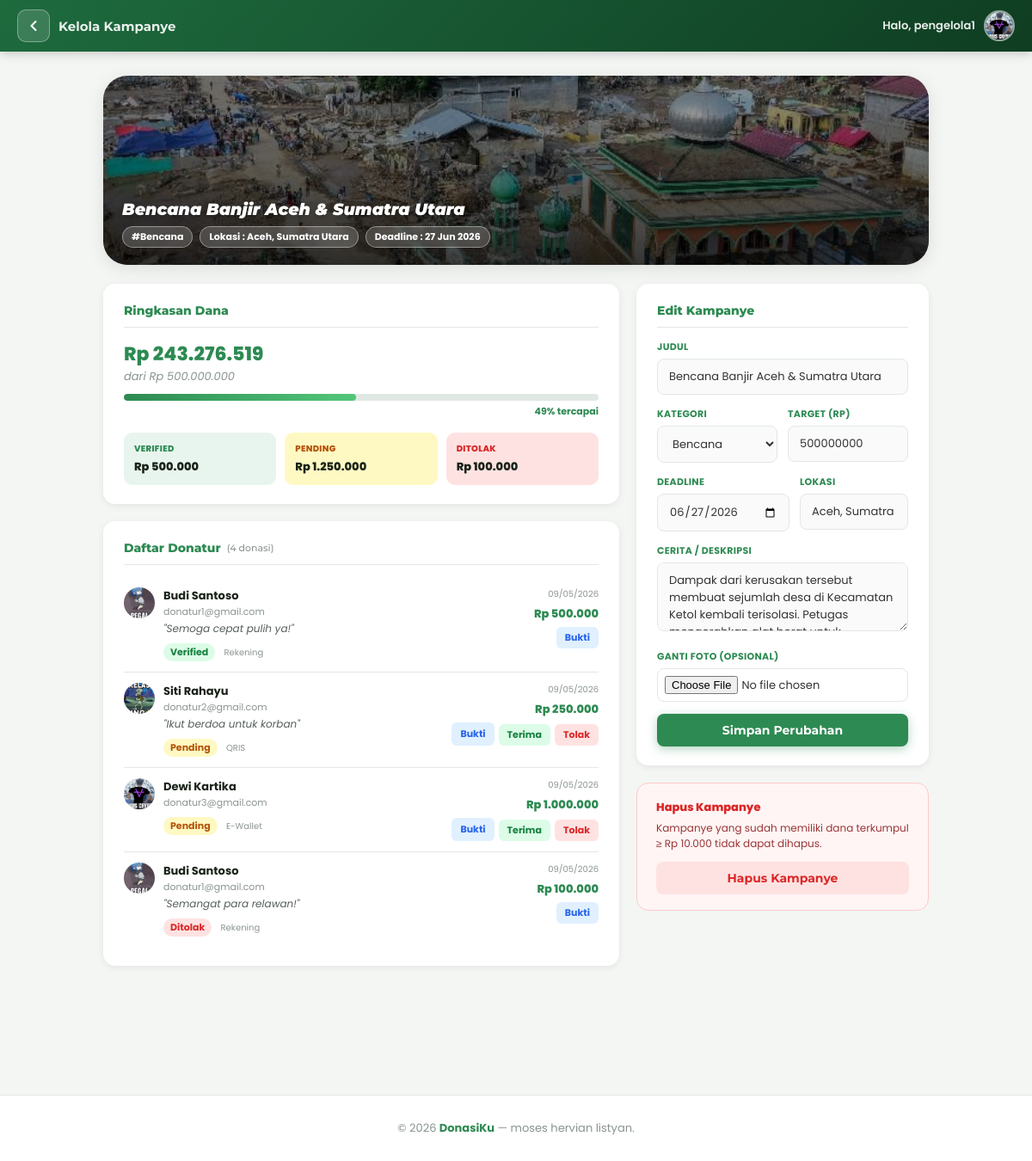
/pages/detail_kelola.php?id=1 (signed in), run on an earlier commit of the app's database.
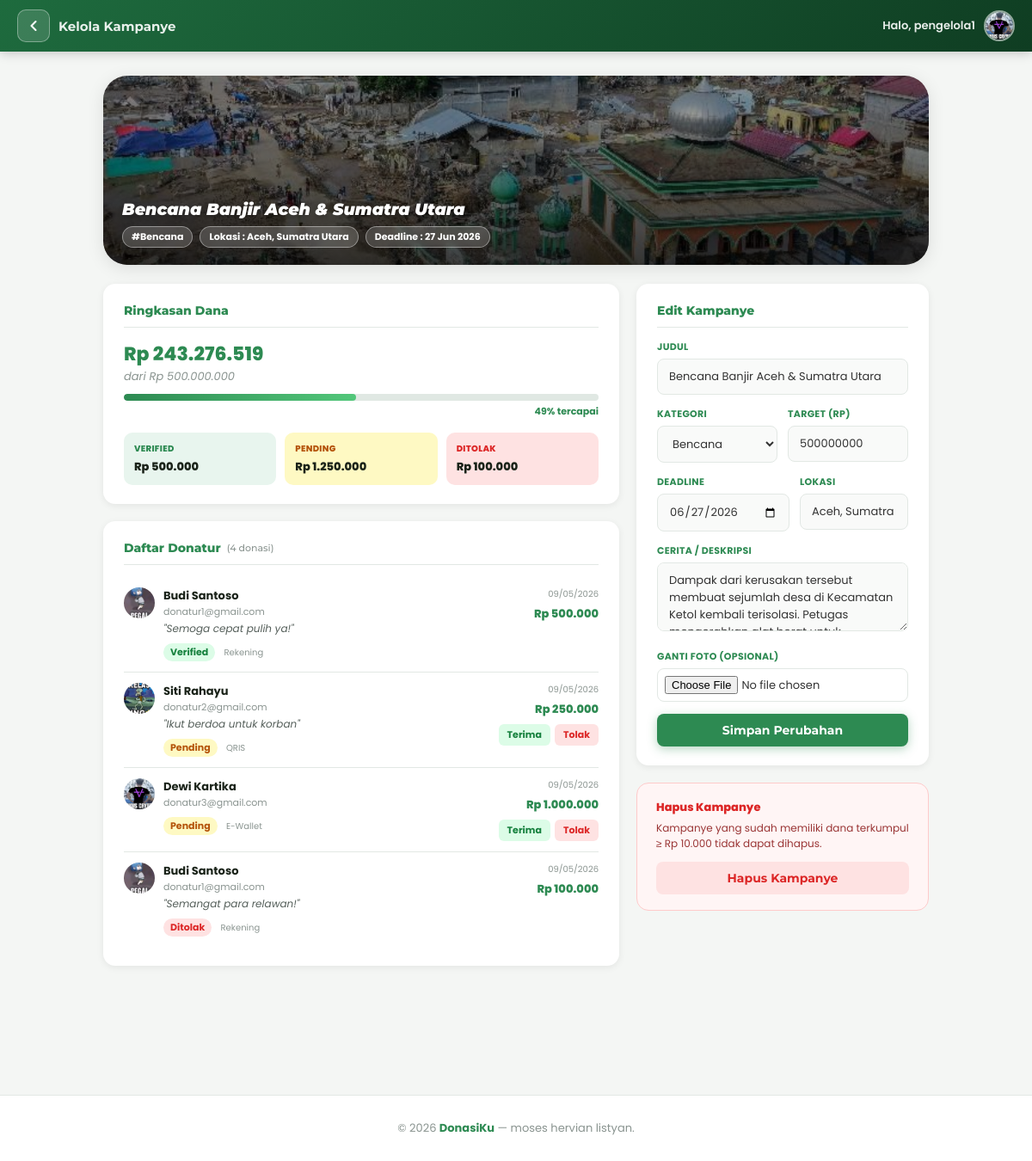
And on a later commit of the database.
### tables this page shows
CREATE TABLE kampanye (
  id            INT UNSIGNED     AUTO_INCREMENT PRIMARY KEY,
  pengelola_id  INT UNSIGNED     NOT NULL,
  judul         VARCHAR(255)     NOT NULL,
  cerita        TEXT             NOT NULL,
  kategori      ENUM('Bencana','Pendidikan','Kesehatan','FasilitasUmum') NOT NULL,
  lokasi        VARCHAR(160)     NOT NULL,
  target_dana   BIGINT UNSIGNED  NOT NULL DEFAULT 0,
  terkumpul     BIGINT UNSIGNED  NOT NULL DEFAULT 0,
  deadline      DATE             NOT NULL,
  foto_path     VARCHAR(255)     NOT NULL DEFAULT 'assets/contoh1.jpg',
  metode_json   JSON             DEFAULT NULL,
  no_rekening   VARCHAR(120)     DEFAULT NULL,
  no_ewallet    VARCHAR(120)     DEFAULT NULL,
  no_btc        VARCHAR(200)     DEFAULT NULL,
  qris_path     VARCHAR(255)     DEFAULT NULL,
  status        ENUM('aktif','selesai','ditutup') NOT NULL DEFAULT 'aktif',
  created_at    TIMESTAMP        DEFAULT CURRENT_TIMESTAMP,
  updated_at    TIMESTAMP        DEFAULT CURRENT_TIMESTAMP ON UPDATE CURRENT_TIMESTAMP,
  FOREIGN KEY (pengelola_id) REFERENCES users(id) ON DELETE CASCADE
);

CREATE TABLE donasi (
  id            INT UNSIGNED     AUTO_INCREMENT PRIMARY KEY,
  kampanye_id   INT UNSIGNED     NOT NULL,
  donatur_id    INT UNSIGNED     NOT NULL,
  nominal       BIGINT UNSIGNED  NOT NULL,
  metode        VARCHAR(30)      NOT NULL,
  pesan         TEXT             DEFAULT NULL,
  bukti_path    VARCHAR(255)     DEFAULT NULL,
  status        ENUM('pending','verified','rejected') NOT NULL DEFAULT 'pending',
  created_at    TIMESTAMP        DEFAULT CURRENT_TIMESTAMP,
  updated_at    TIMESTAMP        DEFAULT CURRENT_TIMESTAMP ON UPDATE CURRENT_TIMESTAMP,
  FOREIGN KEY (kampanye_id) REFERENCES kampanye(id) ON DELETE CASCADE,
  FOREIGN KEY (donatur_id)  REFERENCES users(id)    ON DELETE CASCADE
);

CREATE TABLE users (
  id            INT UNSIGNED     AUTO_INCREMENT PRIMARY KEY,
  username      VARCHAR(80)      NOT NULL UNIQUE,
  password      VARCHAR(255)     NOT NULL,
  email         VARCHAR(160)     NOT NULL UNIQUE,
  telepon       VARCHAR(20)      DEFAULT NULL,
  role          ENUM('donatur','pengelola') NOT NULL DEFAULT 'donatur',
  nama_lengkap  VARCHAR(120)     DEFAULT NULL,
  nama_org      VARCHAR(160)     DEFAULT NULL,
  alamat        TEXT             DEFAULT NULL,
  foto_profil   VARCHAR(255)     NOT NULL DEFAULT 'assets/avatar1.jpeg',
  created_at    TIMESTAMP        DEFAULT CURRENT_TIMESTAMP,
  updated_at    TIMESTAMP        DEFAULT CURRENT_TIMESTAMP ON UPDATE CURRENT_TIMESTAMP
);

### koneksi.php (called while the page is built, shortened)
<?php
function rupiah(int $n): string
{
    return 'Rp ' . number_format($n, 0, ',', '.');
}
function pct(int $terkumpul, int $target): int
{
    return min(100, (int) round($terkumpul / $target * 100));
}

### pages/detail_kelola.php (the view, shortened to what the rows shown need)
<?php
include '../koneksi.php';
$user_id = (int)$_SESSION['user_id'];
$kamp_id = intval($_GET['id'] ?? 0);
$kamp = mysqli_fetch_assoc(mysqli_query(
    $koneksi,
    "SELECT * FROM kampanye WHERE id=$kamp_id AND pengelola_id=$user_id LIMIT 1"
));
$don_res = mysqli_query(
    $koneksi,
    "SELECT d.*, u.nama_lengkap, u.email, u.foto_profil
    FROM donasi d JOIN users u ON u.id=d.donatur_id
    WHERE d.kampanye_id=$kamp_id ORDER BY d.created_at DESC"
);
$donasi_list = [];
while ($dr = mysqli_fetch_assoc($don_res)) $donasi_list[] = $dr;
$p = pct((int)$kamp['terkumpul'], (int)$kamp['target_dana']);
?>
<!DOCTYPE html>
<html lang="id">
<head>
    <link rel="stylesheet" href="../style/global.css">
    <link rel="stylesheet" href="../style/detail_kelola.css">
</head>
<body>
    <?php include '_navbar.php'; ?>
    <div class="pg">
        <div class="camp-hero">
            <img src="../<?= htmlspecialchars($kamp['foto_path']) ?>"
                alt="foto" onerror="this.src='../assets/contoh1.jpg'">
            <div class="camp-hero-body">
                <h2><?= htmlspecialchars($kamp['judul']) ?></h2>
                <div class="hbadges">
                    <div class="hb">#<?= htmlspecialchars($kamp['kategori']) ?></div>
                    <div class="hb">Lokasi : <?= htmlspecialchars($kamp['lokasi']) ?></div>
                    <div class="hb">Deadline : <?= date('d M Y', strtotime($kamp['deadline'])) ?></div>
                </div>
            </div>
        </div>
        <div class="two-col">
            <div>
                <div class="sc">
                    <div class="sc-title">Ringkasan Dana</div>
                    <div class="prog-amt"><?= rupiah((int)$kamp['terkumpul']) ?></div>
                    <div class="prog-target">dari <?= rupiah((int)$kamp['target_dana']) ?></div>
                    <div class="progress-bar-wrap">
                        <div class="progress-bar-fill" id="progBar" style="width:0%"></div>
                    </div>
                    <div class="prog-pct"><?= $p ?>% tercapai</div>
                    <div class="sum-grid">
                        <div class="sum-box green">
                        </div>
                        <div class="sum-box yellow">
                        </div>
                        <div class="sum-box red">
                        </div>
                    </div>
                </div>
                <div class="sc">
                    <?php if (empty($donasi_list)): ?>
                        <p style="color:var(--gray-muted);font-size:13px;text-align:center;padding:24px 0;">Belum ada donasi masuk.</p>
                    <?php else: ?>
                        <?php foreach ($donasi_list as $d): ?>
                            <div class="don-item">
                                <img src="../<?= htmlspecialchars($d['foto_profil']) ?>" class="don-av"
                                    alt="av" onerror="this.src='../assets/avatar1.jpeg'">
                                <div class="don-body">
                                    <div class="don-name"><?= htmlspecialchars($d['nama_lengkap'] ?: 'Anonim') ?></div>
                                    <div class="don-email"><?= htmlspecialchars($d['email']) ?></div>
                                    <?php if ($d['pesan']): ?>
                                        <div class="don-pesan">"<?= htmlspecialchars($d['pesan']) ?>"</div>
                                    <?php endif; ?>
                                    <div style="margin-top:4px;">
                                        <span class="sdot <?= $d['status'] ?>">
                                            <?= $d['status'] === 'verified' ? 'Verified' : ($d['status'] === 'pending' ? 'Pending' : 'Ditolak') ?>
                                        </span>
                                        <span style="font-size:10px;color:var(--gray-muted);margin-left:6px;"><?= $d['metode'] ?></span>
                                    </div>
                                </div>
                                <div class="don-right">
                                    <div class="don-date"><?= date('d/m/Y', strtotime($d['created_at'])) ?></div>
                                    <div class="don-nom"><?= rupiah((int)$d['nominal']) ?></div>
                                    <div class="don-actions">
                                        <?php if ($d['bukti_path']): ?>
                                            <button class="btn-bukti-sm"
                                                onclick="showBukti('<?= htmlspecialchars('../' . $d['bukti_path']) ?>')">Bukti</button>
                                        <?php endif; ?>
                                        <?php if ($d['status'] === 'pending'): ?>
                                            <form method="POST" style="display:inline;" onsubmit="return confirm('Terima donasi ini?')">
                                                <button type="submit" class="btn-acc">Terima</button>
                                            </form>
                                            <form method="POST" style="display:inline;" onsubmit="return confirm('Tolak donasi ini?')">
                                                <button type="submit" class="btn-rej">Tolak</button>
                                            </form>
                                        <?php endif; ?>
                                    </div>
                                </div>
                            </div>
                        <?php endforeach; ?>
                    <?php endif; ?>
                </div>
            </div>
            <div>
                <div class="sc">
                    <form method="POST" enctype="multipart/form-data">
                        <div class="fg">
                            <label>Judul</label>
                            <input type="text" name="judul" value="<?= htmlspecialchars($kamp['judul']) ?>" required>
                        </div>
                        <div class="fg-row">
                            <div class="fg">
                                <label>Kategori</label>
                                <select name="tag" required>
                                    <?php foreach (['Bencana' => 'Bencana', 'Pendidikan' => 'Pendidikan', 'Kesehatan' => 'Kesehatan', 'FasilitasUmum' => 'Fasilitas Umum'] as $v => $lbl): ?>
                                        <option value="<?= $v ?>" <?= $kamp['kategori'] === $v ? 'selected' : '' ?>><?= $lbl ?></option>
                                    <?php endforeach; ?>
                                </select>
                            </div>
                            <div class="fg">
                                <label>Target (Rp)</label>
                                <input type="number" name="target" value="<?= $kamp['target_dana'] ?>" min="1" required>
                            </div>
                        </div>
                        <div class="fg-row">
                            <div class="fg">
                                <label>Deadline</label>
                                <input type="date" name="deadline" value="<?= $kamp['deadline'] ?>" required>
                            </div>
                            <div class="fg">
                                <label>Lokasi</label>
                                <input type="text" name="lokasi" value="<?= htmlspecialchars($kamp['lokasi']) ?>">
                            </div>
                        </div>
                        <div class="fg">
                            <label>Cerita / Deskripsi</label>
                            <textarea name="cerita"><?= htmlspecialchars($kamp['cerita']) ?></textarea>
                        </div>
                    </form>
                </div>
            </div>
        </div>
    </div>
</body>
</html>

What changed in the data, as far as the page shows it:
changed donasi "Rp 500.000": no longer shows "Bukti"
changed donasi "Rp 250.000": no longer shows "Bukti"
changed donasi "Rp 1.000.000": no longer shows "Bukti"
changed donasi "Rp 100.000": no longer shows "Bukti"
